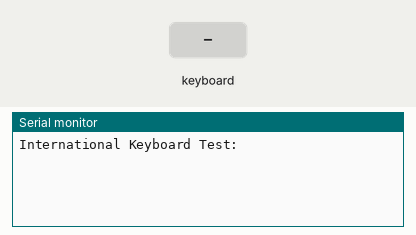
A sketch run on a simulated Arduino Uno, built with avr-gcc and run on an emulated ATmega328P. On the bench: the last lines printed to the serial monitor. Inputs (shaded band) come from the test bench.

Above: at 1.2 s.
1.3 s: PS/2 keyboard text "1" received
At 2.0 s:
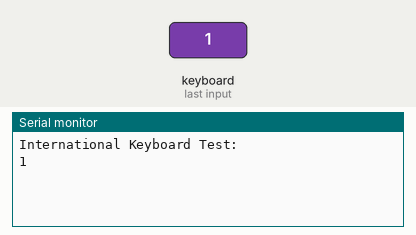
2.8 s: PS/2 keyboard text "a" received
At 4.3 s:
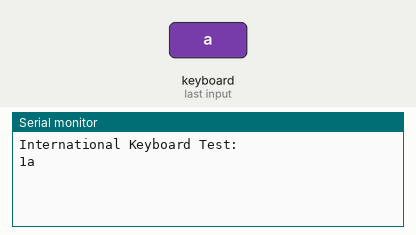

The sketch:

PS2.ino
```cpp
/*  PS2Keyboard library, International Keyboard Layout Example
    http://www.pjrc.com/teensy/td_libs_PS2Keyboard.html

    keyboard.begin() accepts an optional 3rd parameter to
    configure the PS2 keyboard layout.  Uncomment the line for
    your keyboard.  If it doesn't exist, you can create it in
    PS2Keyboard.cpp and email paul@pjrc.com to have it included
    in future versions of this library.
*/

/*
 * modificado por:
 * Oscar Uribe
 * Zuleimi Gonzales
 * Juan Diego Torres
 */

#include <PS2Keyboard.h>

const int DataPin = 8;
const int IRQpin =  5;

PS2Keyboard keyboard;

void setup() {
  //keyboard.begin(DataPin, IRQpin, PS2Keymap_US);
  keyboard.begin(DataPin, IRQpin, PS2Keymap_German);
  //keyboard.begin(DataPin, IRQpin, PS2Keymap_French);
  Serial.begin(9600);
  Serial.println("International Keyboard Test:");
}

void loop() {
  if (keyboard.available()) {
    char c = keyboard.read();
    Serial.print(c);
  }
}
```

Measured:
- after the input at 1.3 s, the serial monitor: prints a new line at once (image 1)
- after the input at 2.8 s, the serial monitor: prints a new line at once (image 2)
